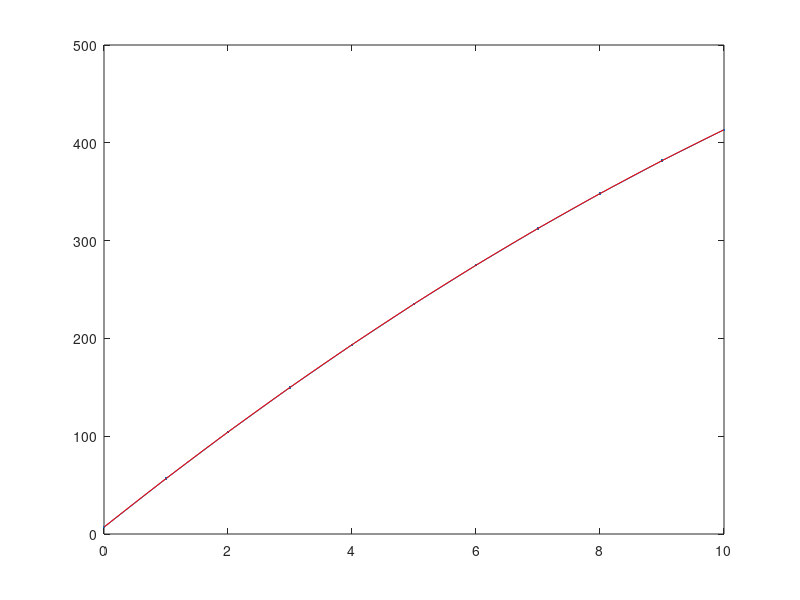

This chart was generated by the following MATLAB code:
function F=driver

% clear the console screen
clc; close all;clf
% load the data structure with info pertaining to the physical problem
dat.condu=@condu;
dat.esrc=@esrc;
dat.width=10;
bc.left.type=2; %0=neumann, 1=robin, 2=dirichlet
bc.left.C=7; % (that data is C in: +Ddu/dn=C // u/4+D/2du/dn=C // u=C)
bc.rite.type=1;
bc.rite.C=111;
dat.bc=bc; clear bc;

% load the numerical parameters, npar, structure pertaining to numerics
% number of elements
npar.nel = 10;
% domain
npar.x = linspace(0,dat.width,npar.nel+1);
% polynomial degree
npar.porder=1;
% nbr of dofs per variable
npar.ndofs = npar.porder*npar.nel+1;
% connectivity
gn=zeros(npar.nel,npar.porder+1);
gn(1,:)=linspace(1,npar.porder+1,npar.porder+1);
for iel=2:npar.nel
    gn(iel,:)=[gn(iel-1,end) , gn(iel-1,2:end)+npar.porder ];
end
npar.gn=gn; clear gn;

% solve system
F = solve_fem3(dat,npar);
% plot
figure(1)
plot(npar.x,F,'.-'); hold all
% % verification is always good
verif_hc_eq(dat)

return
end

%%%%%%%%%%%%%%%%%%%%%%%%%%%%%%%%%%%%%

function u=solve_fem3(dat,npar)

% initial guess
% (not needed if a direct method is used to solve the linear system)
u=ones(npar.ndofs,1);

% assemble the matrix and the rhs
[A,b]=assemble_system(npar,dat);

% solve
u=A\b;

return
end
%%%%%%%%%%%%%%%%%%%%%%%%%%%%%%%%%%%%%

function [A,rhs]=assemble_system(npar,dat)
% assemble the matrix, the rhs, apply BC

% shortcuts
porder= npar.porder;
gn    = npar.gn;
nel   = npar.nel;
% ideally, we would analyze the connectivity to determine nnz
nnz=(porder+1)*nel; %this is an upperbound, not exact
% n: linear system size
n=nel*porder+1;
% allocate memory
A=spalloc(n,n,nnz);
rhs=zeros(n,1);

% compute local matrices
% load Gauss Legendre quadrature (GLQ is exact on polynomials of degree up to 2n-1,
% while using only integrand evaluations (n-point quadrature).
% estimate the max poly order (it comes from the mass matrix  when coef. are
% piecewise constant and the material mesh matches the computational mesh
poly_max=2*porder;
[xq,wq] = GLNodeWt(porder+1);
% initialize local matrices/vectors
m=zeros(porder+1,porder+1);
k=m;
f=zeros(porder+1,1);
% store shapeset
[b,dbdx] =feshpln(xq,porder);

% definition of the weak form:
% int_domain (grad u D grad b) - int_bd_domain (b D grad u n) ...
%      + int_domain( XSa u b) = int_domain (b rhs)

% loop over elements
for iel=1:npar.nel
    % element extremities
    x0=npar.x(iel);
    x1=npar.x(iel+1);
    % jacobian of the transformation to the ref. element
    Jac=(x1-x0)/2;
    % get x values in the interval
    x=(x1+x0)/2+xq*(x1-x0)/2;
    d=dat.condu(x);
    q=dat.esrc(x);
    % compute local matrices + load vector
    for i=1:porder+1
        for j=1:porder+1
            m(i,j)= dot(0.*wq.*b(:,i)    , b(:,j));
            k(i,j)= dot(d.*wq.*dbdx(:,i) , dbdx(:,j));
        end
        f(i)= dot(q.*wq, b(:,i));
    end
    % assemble
    A(gn(iel,:),gn(iel,:)) = A(gn(iel,:),gn(iel,:)) + ...
       m*Jac + k/Jac;
    rhs(gn(iel,:)) = rhs(gn(iel,:)) + f*Jac;
end

% apply natural BC
Dirichlet_nodes=[];
Dirichlet_val=[];
switch dat.bc.left.type
    case 0 % Neumann, int_bd_domain (b D grad u n) is on the RHS
        rhs(1)=rhs(1)+dat.bc.left.C;
    case 1 % Robin
        A(1,1)=A(1,1)+1/2;
        rhs(1)=rhs(1)+2*dat.bc.left.C;
    case 2 % Dirichlet
        Dirichlet_nodes=[Dirichlet_nodes 1];
        Dirichlet_val=[Dirichlet_val dat.bc.left.C];
end
switch dat.bc.rite.type
    case 0 % Neumann, int_bd_domain (b D grad u n) is on the RHS
        rhs(n)=rhs(n)+dat.bc.rite.C;
    case 1 % Robin
        A(n,n)=A(n,n)+1/2;
        rhs(n)=rhs(n)+2*dat.bc.rite.C;
    case 2 % Dirichlet
        Dirichlet_nodes=[Dirichlet_nodes n];
        Dirichlet_val=[Dirichlet_val dat.bc.rite.C];
end
% apply Dirichlet BC
for i=1:length(Dirichlet_nodes);% loop on the number of constraints
    id=Dirichlet_nodes(i);      % extract the dof of a constraint
    bcval=Dirichlet_val(i);
    rhs=rhs-bcval*A(:,id);  % modify the rhs using constrained value
    A(id,:)=0; % set all the id-th row to zero
    A(:,id)=0; % set all the id-th column to zero (symmetrize A)
    A(id,id)=1;            % set the id-th diagonal to unity
    rhs(id)=bcval;         % put the constrained value in the rhs
end

return
end
%%%%%%%%%%%%%%%%%%%%%%%%%%%%%%%%%%%%%

function [shapefun,dhdx]=feshpln (xv,p)
% computes the finite element basis functions and their first derivatives
% for any order p
% here, we use Lagrangian FE functions

xd=linspace(-1,1,p+1);

shapefun=zeros(length(xv),p+1);
dhdx    =zeros(length(xv),p+1);

% shape function
for i=1:p+1
    num=1.;
    den=1.;
    for j=1:p+1
        if(j~=i)
            num=num.*(xv-xd(j));
            den=den.*(xd(i)-xd(j));
        end
    end
    shapefun(:,i)=num./den;
end

% derivative of the shape function
for i=1:p+1
    sum=0.;
    den=1.;
    for j=1:p+1
        if(j~=i)
            num=1;
            for k=1:p+1
                if((k~=i)&&(k~=j))
                    num=num.*(xv-xd(k));
                end
            end
            sum=sum+num;
            den=den.*(xd(i)-xd(j));
        end
    end
    dhdx(:,i)=sum./den;
end

return
end
%%%%%%%%%%%%%%%%%%%%%%%%%%%%%%%%%%%%%%

function [x,w] = GLNodeWt(n)
% GLNodeWt  Nodes and weights for Gauss-Legendre quadrature of arbitrary order
%           obtained by solving an eigenvalue problem
%
% Synopsis:  [x,w] = GLNodeWt(n)
%
% Input:     n = order of quadrature rule
%
% Output:    x = vector of nodes
%            w = vector of weights

%  Algorithm based on ideas from Golub and Welsch, and Gautschi.  For a
%  condensed presentation see H.R. Schwarz, "Numerical Analysis: A
%  Comprehensive Introduction," 1989, Wiley.  Original MATLAB
%  implementation by H.W. Wilson and L.H. Turcotte, "Advanced Mathematics
%  and Mechanics Applications Using MATLAB," 2nd ed., 1998, CRC Press

beta   = (1:n-1)./sqrt(4*(1:n-1).^2 - 1);
J      = diag(beta,-1) + diag(beta,1);    % eig(J) needs J in full storage
[V,D]  = eig(J);
[x,ix] = sort(diag(D));  %  nodes are eigenvalues, which are on diagonal of D
w      = 2*V(1,ix)'.^2;  %  V(1,ix)' is column vector of first row of sorted V

return
end
%%%%%%%%%%%%%%%%%%%%%%%%%%%%%%%%%%%%%

function verif_hc_eq(dat)

cd=dat.condu; src=dat.esrc; L=dat.width;

% general form of the solution:
% T = Y x x + B x + E
% dT/dx= 2Yx + B
Y=-src(1)/(2*cd(1));
switch dat.bc.left.type
    case 0 % Neumann
        % +Ddu/dn=C on the left becomes: -Ddu/dx=C <==> -D.B=C <==> B=-C/D
        mat(1,1:2) =[1,0];
        b(1) = -dat.bc.left.C / cd(0);
    case 1 % Robin
        % u/4+D/2du/dn=C on the left becomes: u/4-D/2du/dx=C 
        % <==> E/4-D/2(B)=C 
        mat(1,1:2) =[-cd(0)/2,1/4];
        b(1) = dat.bc.left.C;
    case 2 % Dirichlet
        mat(1,1:2) =[0,1];
        b(1) = dat.bc.left.C;
end
switch dat.bc.rite.type
    case 0 % Neumann
        % +Ddu/dn=C on the right becomes: Ddu/dx=C <==> D.(2YL+B)=C <==> B=C/D-2YL
        mat(2,1:2) =[1,0];
        b(2) = dat.bc.rite.C / cd(L) - 2*Y*L;
    case 1 % Robin
        % u/4+D/2du/dn=C on the right becomes: u/4+D/2du/dx=C 
        % <==> (YL^2+BL+E)/4 + D/2(2YL+B) = C 
        mat(2,1:2) =[L/4+cd(L)/2,1/4];
        b(2) = dat.bc.rite.C - Y*L*L/4 -cd(L)*Y*L;
    case 2 % Dirichlet
        mat(2,1:2) =[L,1];
        b(2) = dat.bc.rite.C - Y*L*L;
end
% get coefficient for the analytical solution
a=mat\b';
x=linspace(0,L);
y=Y*(x.^2)+a(1)*x+a(2);
plot(x,y,'r-');hold all

return
end

%%%%%%%%%%%%%%%%%%%%%%%%%%%%%%%%%%%%%
function y=condu(x)
y=.5;
return
end
%%%%%%%%%%%%%%%%%%%%%%%%%%%%%%%%%%%%%
function y=esrc(x)
y=1;
return
end
%%%%%%%%%%%%%%%%%%%%%%%%%%%%%%%%%%%%%
